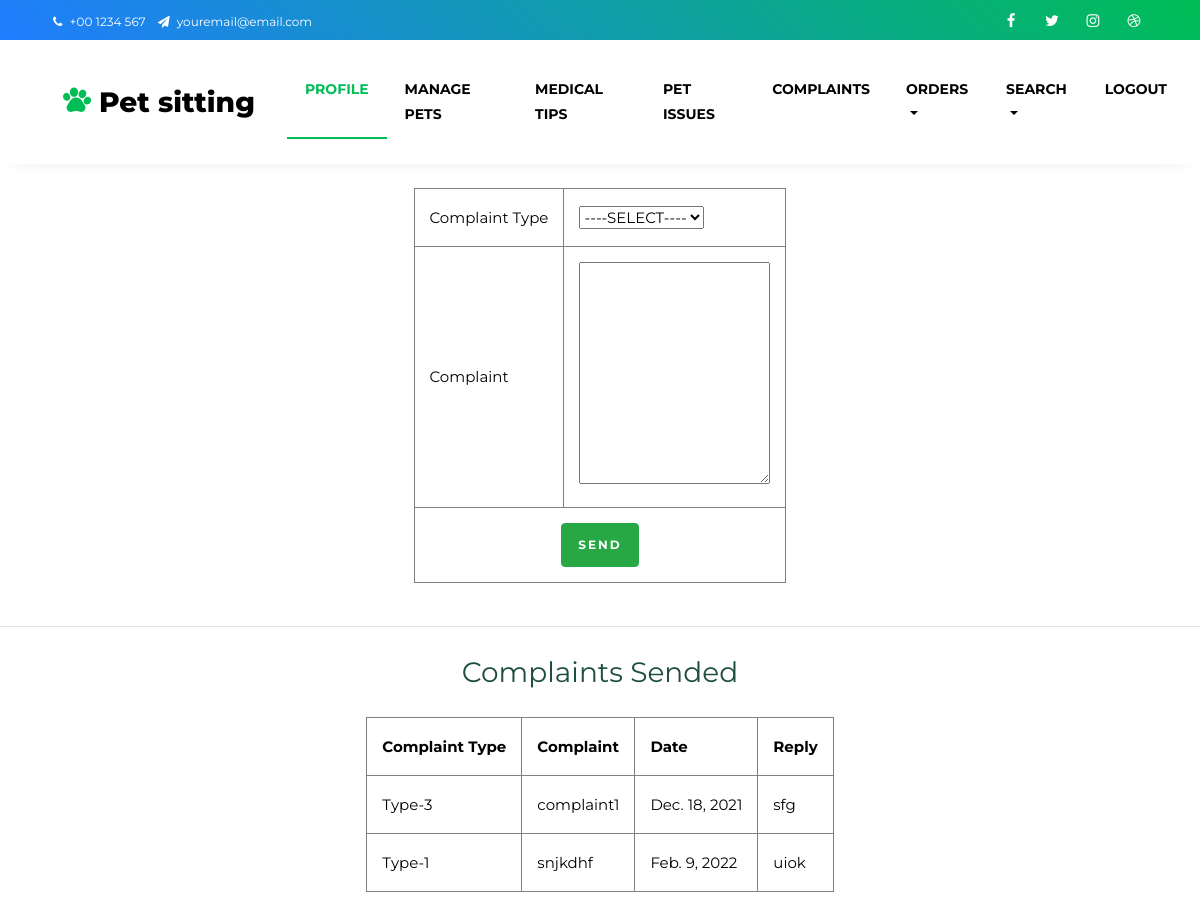
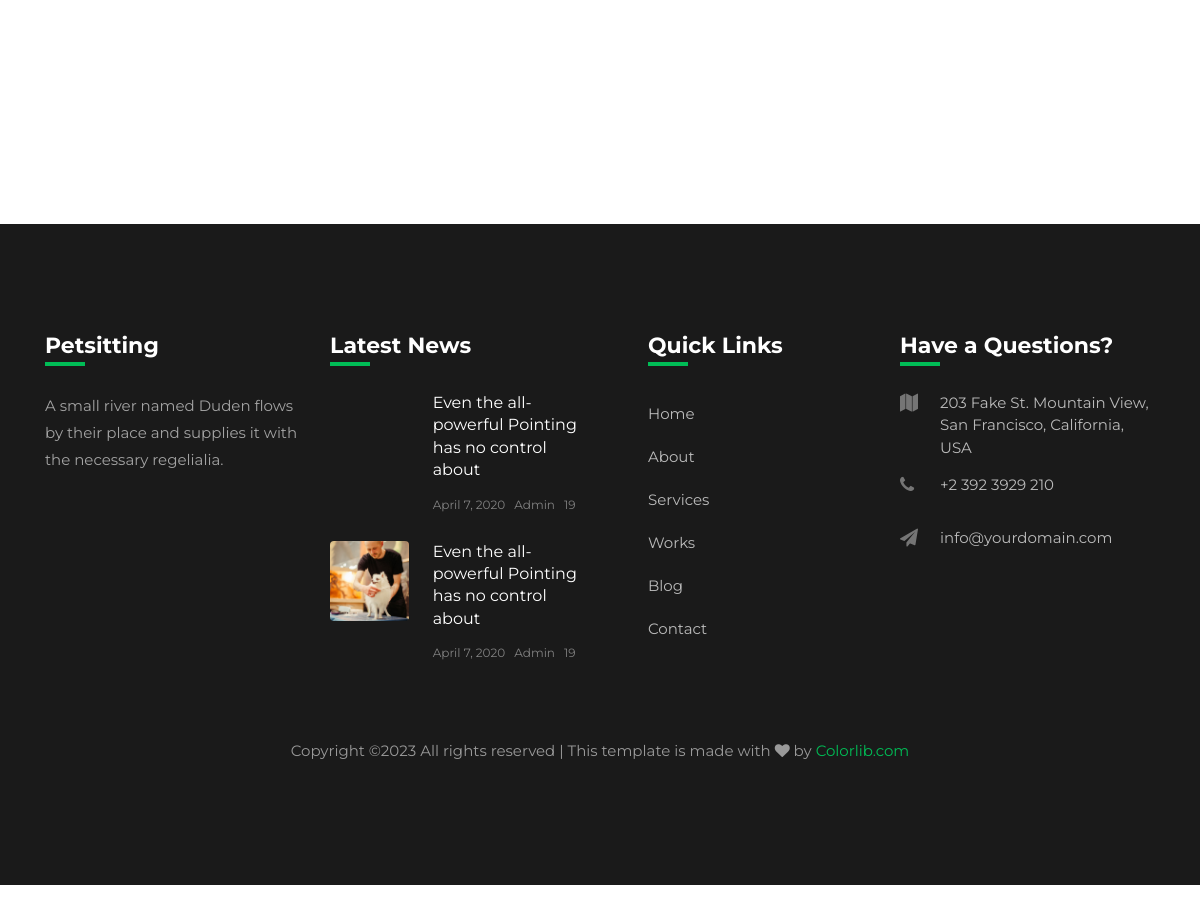
The page /petowner/Complaints/ (signed in) on the database its author committed (2 pictures, top to bottom).
### PetOwner/models.py (models this page shows)
class CustomerComplaint(models.Model):
    ComplaintType=models.ForeignKey(ComplaintType,on_delete=models.SET_NULL,null=True)
    ComplaintData=models.TextField(null=False)
    Date=models.DateField(auto_now=True)
    PetOwner=models.ForeignKey(Customer,on_delete=models.CASCADE)
    Reply=models.CharField(max_length=1000,null=True)
    Status=models.IntegerField(default=0)

### BasicEntry/models.py (models this page shows)
class ComplaintType(models.Model):
    ComplaintType=models.CharField("ComplaintType",max_length=20,null=False,unique=True)
    def __str__(self):
        return self.ComplaintType

### PetOwner/views.py (the view)
# urls.py: path('Complaints/',views.CustomerComplaints,name="petowner-complaints"),
def CustomerComplaints(request):
    compltypes=ComplaintType.objects.all()
    petowner=Customer.objects.get(id=request.session['PetOwnerid'])
    if request.method=='POST':
        type=request.POST.get('compltype')
        compltp=ComplaintType.objects.get(id=type)
        CustomerComplaint.objects.create(ComplaintType=compltp,ComplaintData=request.POST.get('complaint'),PetOwner=petowner)
        complaints=CustomerComplaint.objects.filter(PetOwner=petowner)
        return render(request,'PetOwner/CustomerComplaints.html',{'compltypes':compltypes,'complaints':complaints})
    else:
        complaints=CustomerComplaint.objects.filter(PetOwner=petowner)
        return render(request,'PetOwner/CustomerComplaints.html',{'compltypes':compltypes,'complaints':complaints})

### PetOwner/templates/PetOwner/CustomerComplaints.html (shortened to what this page needs)
{%  extends 'Guest/HeaderOwner.html' %}
{% load static %}
{% block content %}
    <form action="" method="POST">
    <table align="center" border=1 style="border-collapse: collapse;" cellpadding=15>
        <tr>
            <td>Complaint Type</td>
            <td><select  id="compltype" name="compltype" required>
                <option value="">----SELECT----</option>
            </select></td>
        </tr>
        <tr>
            <td>Complaint</td>
            <td><textarea name="complaint" id="" cols="20" rows="8" required></textarea></td>
        </tr>
        <tr>
            <td colspan="2" align="center"><button type="submit" name="btnsub" class="btn btn-success">Send</button></td>
        </tr>
    </table>
    </form>
    <br>
    <hr>
    <center><h3 class="mt-4 mb-4" style="color: rgb(31, 78, 64);">Complaints Sended</h3></center>
    <table align="center" border=1 style="border-collapse: collapse;" cellpadding=15>
        <tr>
            <th>Complaint Type</th>
            <th>Complaint</th>
            <th>Date</th>
            <th>Reply</th>
        </tr>
        {% for data in complaints %}
        <tr>
            <td>{{data.ComplaintType}}</td>
            <td>{{data.ComplaintData}}</td>
            <td>{{data.Date}}</td>
            {% if data.Status == 0 %}
            <td style="color:rgb(202, 29, 29)">Not checked</td>
            {% elif data.Status == 1 %}
            <td>{{data.Reply}}</td>
            {% endif %}
        </tr>
        {% endfor %}
    </table>
    <br><br><br><br><br><br><br><br>
    {%  include 'Guest/Footer.html' %}
    {% endblock %}

### rows shown on the page
CustomerComplaint: ComplaintType "Type-3", ComplaintData "complaint1", Date "Dec. 18, 2021", Reply "sfg"
CustomerComplaint: ComplaintType "Type-1", ComplaintData "snjkdhf", Date "Feb. 9, 2022", Reply "uiok"
